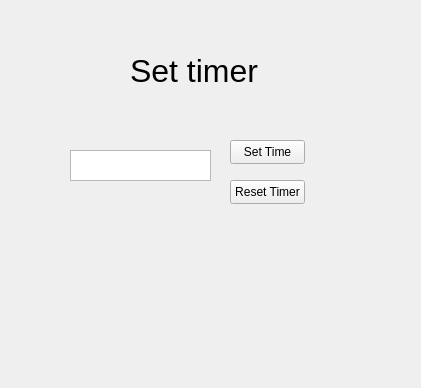
<?xml version="1.0" encoding="UTF-8"?>
<ui version="4.0">
 <class>Form</class>
 <widget class="QWidget" name="Form">
  <property name="geometry">
   <rect>
    <x>0</x>
    <y>0</y>
    <width>421</width>
    <height>388</height>
   </rect>
  </property>
  <property name="windowTitle">
   <string>Form</string>
  </property>
  <widget class="QPushButton" name="setTime">
   <property name="geometry">
    <rect>
     <x>230</x>
     <y>140</y>
     <width>75</width>
     <height>24</height>
    </rect>
   </property>
   <property name="text">
    <string>Set Time</string>
   </property>
  </widget>
  <widget class="QTextEdit" name="textEdit_2">
   <property name="geometry">
    <rect>
     <x>70</x>
     <y>150</y>
     <width>141</width>
     <height>31</height>
    </rect>
   </property>
  </widget>
  <widget class="QPushButton" name="resetTime">
   <property name="geometry">
    <rect>
     <x>230</x>
     <y>180</y>
     <width>75</width>
     <height>24</height>
    </rect>
   </property>
   <property name="text">
    <string>Reset Timer</string>
   </property>
  </widget>
  <widget class="QLabel" name="label">
   <property name="geometry">
    <rect>
     <x>130</x>
     <y>50</y>
     <width>171</width>
     <height>41</height>
    </rect>
   </property>
   <property name="font">
    <font>
     <pointsize>24</pointsize>
    </font>
   </property>
   <property name="text">
    <string>Set timer</string>
   </property>
  </widget>
 </widget>
 <resources/>
 <connections/>
</ui>
